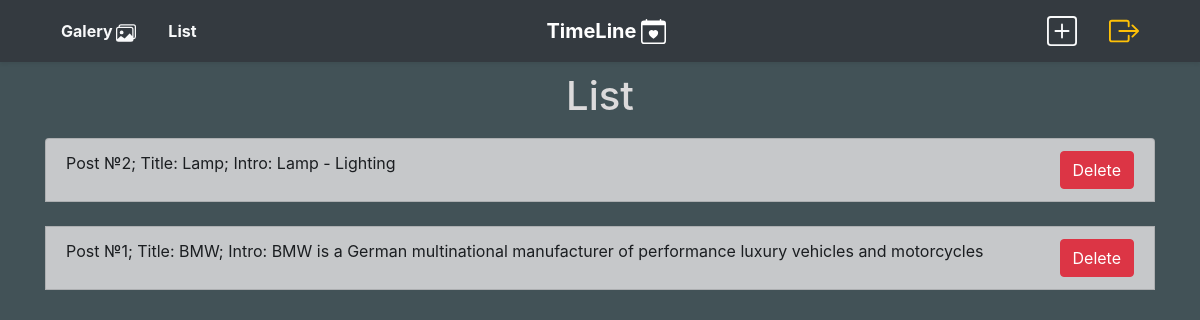
Screenshot of / (signed in) with the database file from the repository.
### website/models.py (models this page shows)
class Note(db.Model):
    id = db.Column(db.Integer, primary_key=True)
    title = db.Column(db.String(50))
    info = db.Column(db.String(100))
    text = db.Column(db.Text)
    data = db.Column(db.String(20))
    date = db.Column(db.DateTime(timezone=True), default=func.now())
    user_id = db.Column(db.Integer, db.ForeignKey('user.id'))
    user_info = db.relationship('User')

### website/posts.py (the view)
@posts.route('/')
@login_required
def list():
    if current_user.posts:
        Post = Note.query.order_by(Note.date.desc()).all()
        return render_template("list.html", Post=Post, user=current_user)
    else:
        flash('You need to publish at least one post to visit this page!', category='error')
        return redirect('/create')

### website/__init__.py (called while the page is built)
def create_app():
    app = Flask(__name__)
    app.config['SECRET_KEY'] = 'apoloapolo'
    app.config['SQLALCHEMY_DATABASE_URI'] = f'sqlite:///{DB_NAME}'
    db.init_app(app)
    from .user import user
    from .posts import posts
    app.register_blueprint(user, url_prefix='/')
    app.register_blueprint(posts, url_prefix='/')
    from .models import User, Note
    login_manager = LoginManager()
    login_manager.login_view = 'user.login'
    login_manager.init_app(app)
    @login_manager.user_loader
    def load_user(id):
        return User.query.get(int(id))
    create_database(app)
    return app

### website/templates/list.html (shortened to what this page needs)
{% extends 'base.html' %}
{% block body %}
<h1 align="center">List</h1>
<ul class="list-group  " id="posts">
  {% for post in Post %}
    {% if post.user_id == user.id %}
    <li class="list-group-item list-group-item-dark">
      Post №{{post.id}}; Title: {{post.title}}; Intro: {{post.info}}
      <a href="/delete-post/{{post.id}}" class="btn btn-danger float-right" >Delete</a>
    </li><br>
    {% endif %}
  {% endfor %}
</ul>
{% endblock %}

### website/static/style.css (style rules this page uses)
body { background:#425257; }
h1 { color: rgba(252, 246, 246, 0.829); padding: 10px 0; }

### rows the page displays
Note: id "2", title "Lamp", info "Lamp - Lighting"
Note: id "1", title "BMW", info "BMW is a German multinational manufacturer of performance luxury vehicles and motorcycles"
